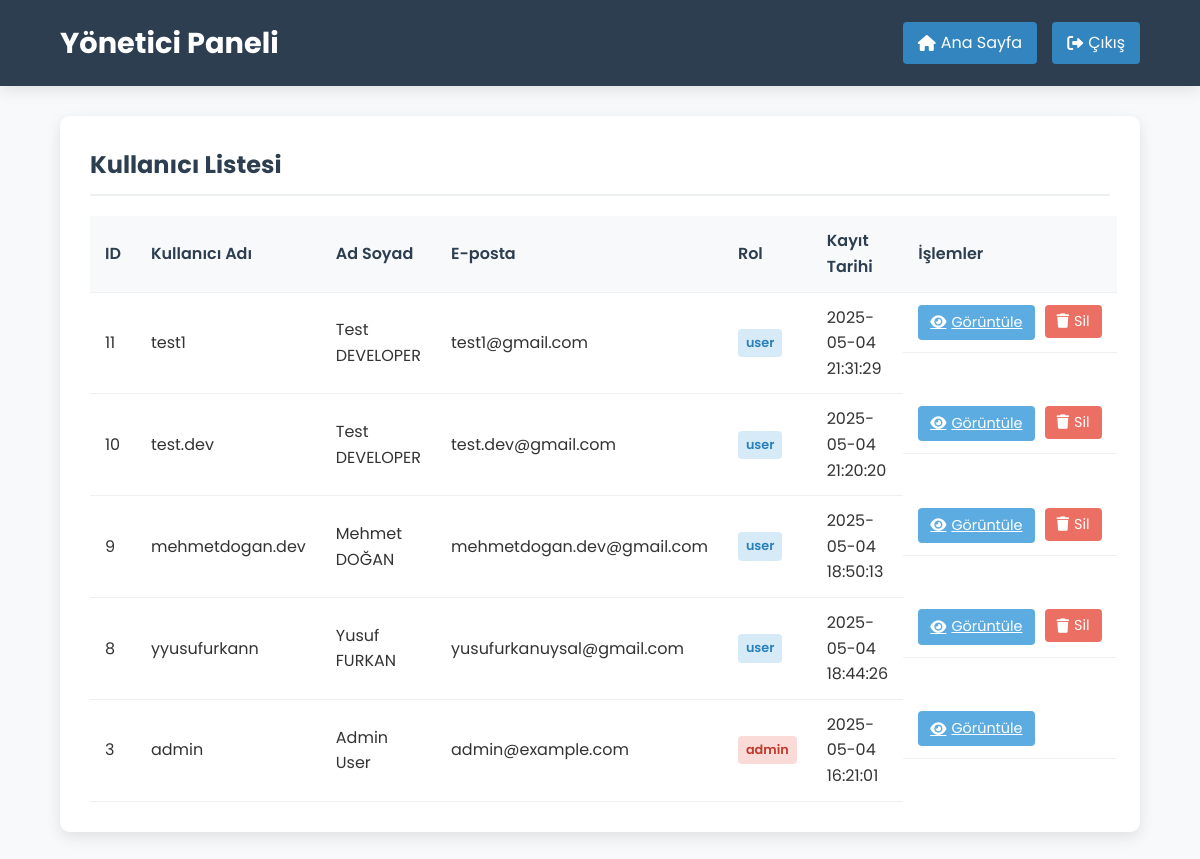
/admin (signed in), run on the app's committed database.
### tables this page shows
CREATE TABLE users (
            id INTEGER PRIMARY KEY AUTOINCREMENT,
            username TEXT UNIQUE NOT NULL,
            password TEXT NOT NULL,
            email TEXT UNIQUE NOT NULL,
            full_name TEXT NOT NULL,
            registration_date TIMESTAMP DEFAULT CURRENT_TIMESTAMP
        , role TEXT DEFAULT 'user');

### app.py (the view)
@app.route('/admin')
@admin_required
def admin_dashboard():
    users = get_all_users()
    return render_template('admin_dashboard.html', users=users)

### app.py (called while the page is built)
def get_db_connection():
    conn = sqlite3.connect(DATABASE)
    conn.row_factory = sqlite3.Row
    return conn

def admin_required(f):
    @wraps(f)
    def decorated_function(*args, **kwargs):
        if 'user_id' not in session:
            flash('Bu sayfaya erişmek için giriş yapmalısınız!', 'error')
            return redirect(url_for('login'))
        elif session.get('role') != 'admin':
            flash('Bu sayfaya erişim yetkiniz yok!', 'error')
            return redirect(url_for('index'))
        return f(*args, **kwargs)
    return decorated_function

def get_all_users():
    conn = get_db_connection()
    users = conn.execute('SELECT * FROM users ORDER BY registration_date DESC').fetchall()
    conn.close()
    return users

### templates/admin_dashboard.html (shortened to what this page needs)
<!DOCTYPE html>
<html lang="tr">
<head>
    <link rel="stylesheet" href="{{ url_for('static', filename='style.css') }}">
    <link rel="stylesheet" href="https://cdnjs.cloudflare.com/ajax/libs/font-awesome/6.0.0-beta3/css/all.min.css">
</head>
<body>
    <div class="ai-background">
</div>
    <header class="admin-header">
        <div class="admin-header-container">
            <div class="admin-title">
                <h1>Yönetici Paneli</h1>
            </div>
            <div class="admin-actions">
                <a href="{{ url_for('index') }}" class="admin-btn">
                    <i class="fas fa-home"></i> Ana Sayfa
                </a>
                <a href="{{ url_for('logout') }}" class="admin-btn">
                    <i class="fas fa-sign-out-alt"></i> Çıkış
                </a>
            </div>
        </div>
    </header>
    <div class="admin-container">
        <div class="admin-panel">
            <h2>Kullanıcı Listesi</h2>
            <table class="admin-table">
                <thead>
                    <tr>
                        <th>ID</th>
                        <th>Kullanıcı Adı</th>
                        <th>Ad Soyad</th>
                        <th>E-posta</th>
                        <th>Rol</th>
                        <th>Kayıt Tarihi</th>
                        <th>İşlemler</th>
                    </tr>
                </thead>
                <tbody>
                    {% for user in users %}
                        <tr>
                            <td>{{ user.id }}</td>
                            <td>{{ user.username }}</td>
                            <td>{{ user.full_name }}</td>
                            <td>{{ user.email }}</td>
                            <td>
                                <span class="user-role {% if user.role == 'admin' %}role-admin{% else %}role-user{% endif %}">
                                    {{ user.role }}
                                </span>
                            </td>
                            <td>{{ user.registration_date }}</td>
                            <td class="user-actions">
                                <a href="{{ url_for('admin_view_user', user_id=user.id) }}" class="admin-action-btn btn-view">
                                    <i class="fas fa-eye"></i> Görüntüle
                                </a>
                                {% if user.id != session.user_id %}
                                    <form class="delete-form" action="{{ url_for('admin_delete_user', user_id=user.id) }}" method="POST" onsubmit="return confirm('Bu kullanıcıyı silmek istediğinize emin misiniz?')">
                                        <button type="submit" class="admin-action-btn btn-delete">
                                            <i class="fas fa-trash"></i> Sil
                                        </button>
                                    </form>
                                {% endif %}
                            </td>
                        </tr>
                    {% endfor %}
                </tbody>
            </table>
        </div>
    </div>
</body>
</html>

### static/style.css (style rules this page uses)
* { margin: 0; padding: 0; box-sizing: border-box; font-family: 'Roboto', sans-serif; }
body { background-color: #f5f5f5; color: #333; line-height: 1.6; }
header { background-color: #2c3e50; color: white; padding: 15px 0; box-shadow: 0 2px 5px rgba(0, 0, 0, 0.1); }
table { width: 100%; border-collapse: collapse; margin-top: 10px; }
table th, table td { padding: 10px; text-align: left; border-bottom: 1px solid #ddd; }
table th { background-color: #f2f2f2; font-weight: 600; }
* { margin: 0; padding: 0; box-sizing: border-box; font-family: 'Poppins', sans-serif; }
body { background-color: #f8f9fa; color: #333; line-height: 1.6; position: relative; overflow-x: hidden; }
.ai-background { position: fixed; top: 0; left: 0; width: 100%; height: 100%; overflow: hidden; z-index: -1; }
header { background-color: rgba(18, 38, 71, 0.95); color: white; padding: 15px 0; box-shadow: 0 4px 15px rgba(0, 0, 0, 0.1); position: sticky; top: 0; z-index: 100; }
table { width: 100%; border-collapse: collapse; margin-top: 15px; }
table th, table td { padding: 12px 10px; text-align: left; border-bottom: 1px solid #ecf0f1; }
table th { background-color: #f8f9fa; font-weight: 600; color: #2c3e50; }
table tbody tr td:last-child { text-align: center; }

### templates/admin_dashboard.html (style rules this page uses)
.admin-header { background-color: #2c3e50; color: white; padding: 20px 0; margin-bottom: 30px; }
.admin-header-container { display: flex; justify-content: space-between; align-items: center; width: 90%; max-width: 1200px; margin: 0 auto; }
.admin-title h1 { font-size: 1.8rem; margin: 0; }
.admin-actions { display: flex; gap: 15px; }
.admin-btn { background-color: rgba(52, 152, 219, 0.8); color: white; text-decoration: none; padding: 8px 15px; border-radius: 4px; display: inline-flex; align-items: center; transition: all 0.3s; }
.admin-btn i { margin-right: 5px; }
.admin-container { width: 90%; max-width: 1200px; margin: 0 auto; }
.admin-panel { background-color: white; border-radius: 10px; padding: 30px; box-shadow: 0 5px 15px rgba(0, 0, 0, 0.1); margin-bottom: 30px; }
.admin-panel h2 { color: #2c3e50; margin-top: 0; margin-bottom: 20px; padding-bottom: 10px; border-bottom: 2px solid #ecf0f1; }
.admin-table { width: 100%; border-collapse: collapse; }
.admin-table th, .admin-table td { padding: 12px 15px; text-align: left; border-bottom: 1px solid #ecf0f1; }
.admin-table th { background-color: #f8f9fa; font-weight: 600; color: #2c3e50; }
.user-actions { display: flex; gap: 10px; }
.btn-view { background-color: rgba(52, 152, 219, 0.8); color: white; }
.btn-delete { background-color: rgba(231, 76, 60, 0.8); color: white; }
.admin-action-btn { padding: 6px 12px; border-radius: 4px; border: none; cursor: pointer; font-size: 0.9rem; display: inline-flex; align-items: center; transition: all 0.3s; }
.admin-action-btn i { margin-right: 5px; }
.user-role { display: inline-block; padding: 4px 8px; border-radius: 4px; font-size: 0.8rem; font-weight: 600; }
.role-admin { background-color: rgba(231, 76, 60, 0.2); color: #c0392b; }
.role-user { background-color: rgba(52, 152, 219, 0.2); color: #2980b9; }
.delete-form { display: inline; }

### data on the page
users: id "11", username "test1", full_name "Test DEVELOPER", email "test1@gmail.com", role "user", registration_date "2025-05-04 21:31:29"
users: id "10", username "test.dev", full_name "Test DEVELOPER", email "test.dev@gmail.com", role "user", registration_date "2025-05-04 21:20:20"
users: id "9", username "mehmetdogan.dev", full_name "Mehmet DOĞAN", email "mehmetdogan.dev@gmail.com", role "user", registration_date "2025-05-04 18:50:13"
users: id "8", username "yyusufurkann", full_name "Yusuf FURKAN", email "yusufurkanuysal@gmail.com", role "user", registration_date "2025-05-04 18:44:26"
users: id "3", username "admin", full_name "Admin User", email "admin@example.com", role "admin", registration_date "2025-05-04 16:21:01"
